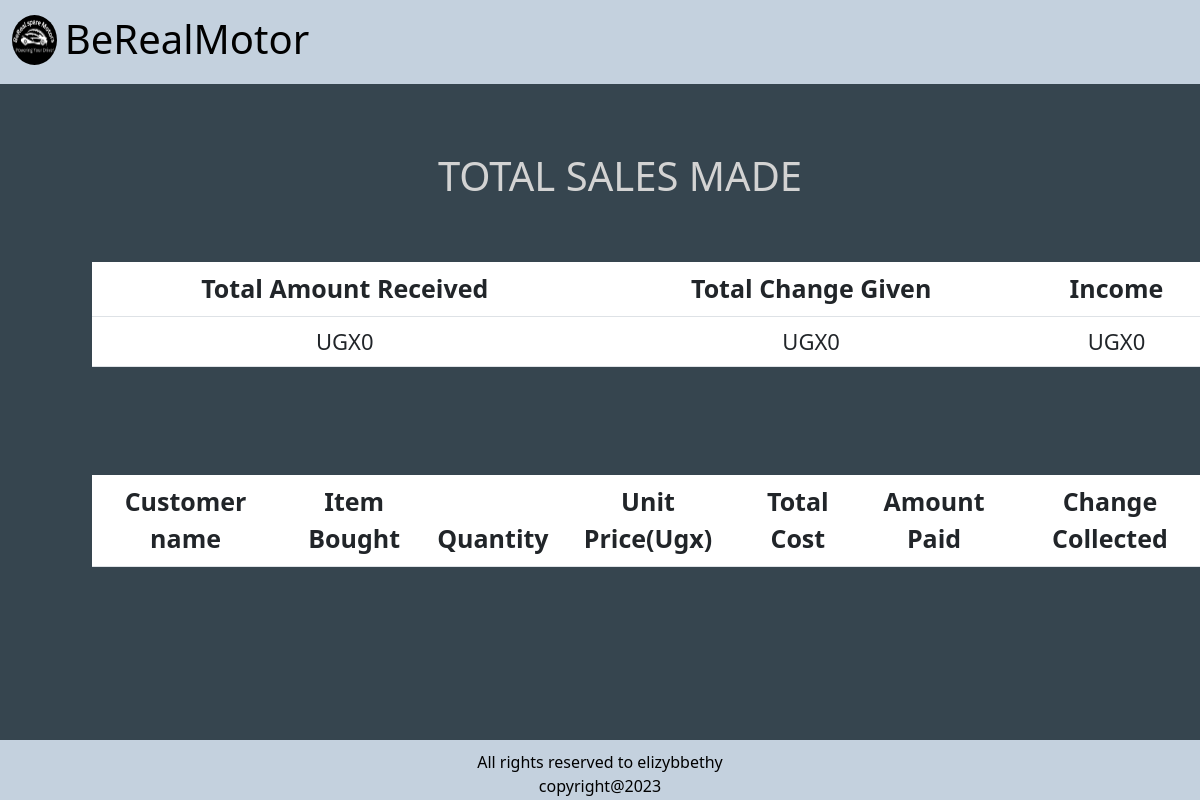
/all_sales/, run on an earlier commit of the app's database.
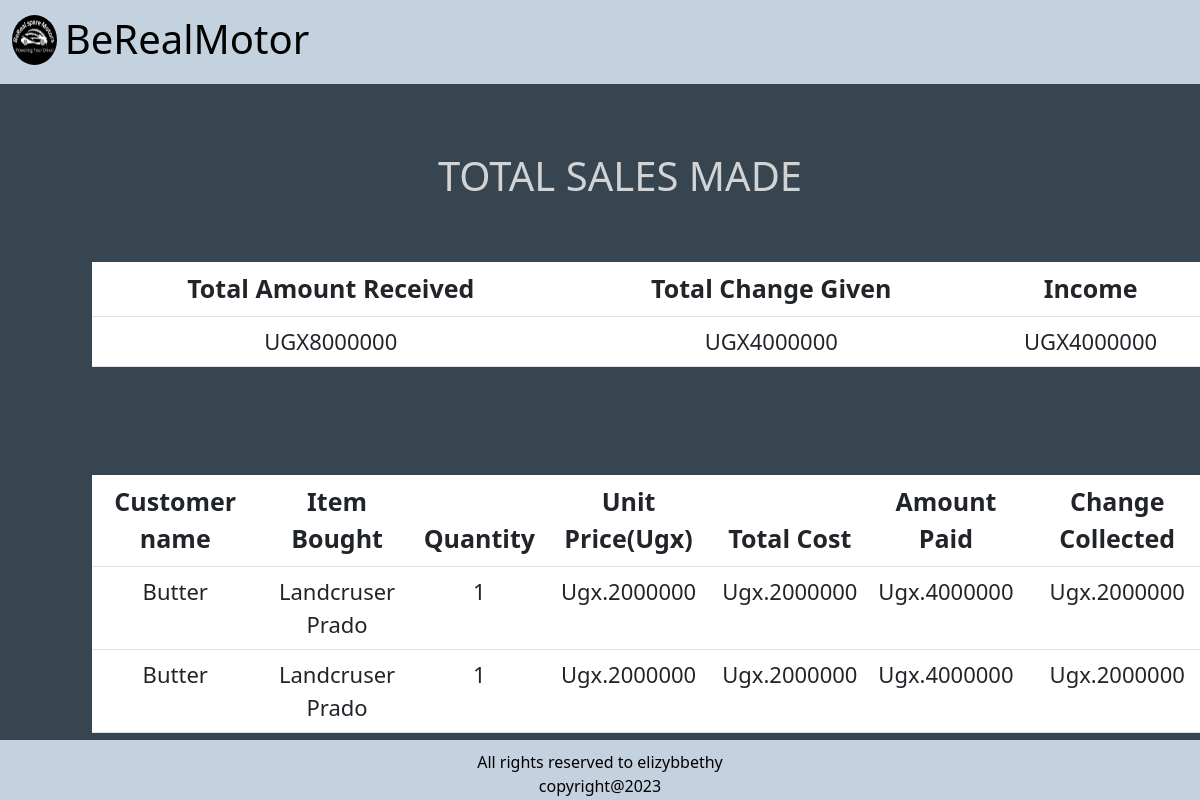
And on a later commit of the database.
### SpareApp/models.py (models this page shows, shortened)
class Sale(models.Model):
    part = models.ForeignKey(Product, on_delete=models.CASCADE, null=False, blank=False)
    quantity = models.IntegerField(default=0,null=False,blank=False)
    amount_received = models.IntegerField(default=0, null=False, blank=False)
    issued_to = models.CharField(max_length=100, null=True, blank=False)
    phone = models.CharField(max_length=30, null=True, blank=False)
    branch = models.CharField(max_length=50, null=True, blank=False)
    def get_total(self):
        total = self.quantity * self.part.unit_price
        return int(total)
    def get_change(self):
        change = self.get_total() - self.amount_received
        return abs(int(change))

class Product(models.Model):
    Category_name = models.ForeignKey(
        Category, on_delete=models.CASCADE, null=False, blank=False
    )
    part_name = models.CharField(max_length=50, null=False, blank=False)
    arrival_date = models.DateTimeField(default=timezone.now, null=False,blank=False)
    received_quantity = models.IntegerField(default=0, null=False,blank=False)
    issued_quantity= models.IntegerField(default=0, null=False,blank=False)
    total_quantity = models.IntegerField(default=0, null=False, blank=False)
    unit_price = models.IntegerField(default=0, null=True, blank=False)
    country_of_origin = models.CharField(max_length=50, null=True, blank=False)
    branch_name = models.CharField(max_length=50, null=True, blank=False)
    part_number = models.IntegerField(default=0,null=False,blank=False)
    def __str__(self):
        return self.part_name

### SpareApp/views.py (the view)
# urls.py: path('all_sales/', views.all_sales, name='all_sales'),
def all_sales(request):
    sales = Sale.objects.all()
    total = sum([items.amount_received for items in sales])
    change = sum([items.get_change() for items in sales])
    net = total - change
    return render(request, 'spare/all_sales.html',{'sales':sales, 'total':total, 'change':change,'net':net})

### templates/spare/all_sales.html (shortened to what this page needs)
{% extends 'spare/base.html'%} {% block content%}
<br></br>
<div class = "container">
<h1 class = "text-center" id="heading">TOTAL SALES MADE</h1><br>
  <table class="table" id="table">
    <thead class="thead-dark">
      <tr style="text-align: center;">
        <th scope="col">Total Amount Received</th>
        <th scope="col">Total Change Given</th>
        <th scope="col">Income</th>
      </tr>
    </thead>
    <tbody>
      <tr style="text-align: center;">
        <td>UGX{{total}}</td>
        <td>UGX{{change}}</td>
        <td>UGX{{net}}</td>
      </tr>
    </tbody>
  </table>
</div>
<br></br>
<div class = "container">
  <table class="table" id="table">
    <thead class="thead-dark">
      <tr style="text-align: center;">
        <th scope="col">Customer name</th>
        <th scope="col">Item Bought</th>
        <th scope="col">Quantity</th>
        <th scope="col">Unit Price(Ugx)</th>
        <th scope="col">Total Cost</th>
        <th scope="col">Amount Paid</th>
        <th scope="col">Change Collected</th>
      </tr>
    </thead>
    {% for sale in sales %}
    <tbody>
      <tr style="text-align: center;">
        <td>{{sale.issued_to | title}}</td>
        <td>{{sale.part | title}}</td>
        <td>{{sale.quantity}}</td>
        <td>Ugx.{{sale.part.unit_price}}</td>
        <td>Ugx.{{sale.get_total}}</td>
        <td>Ugx.{{sale.amount_received}}</td>
        <td>Ugx.{{sale.get_change}}</td>
      </tr>
    </tbody>
    {% endfor %}
  </table>
</div>
{% endblock%}

What changed in the data, as far as the page shows it:
added Sale: issued_to "Butter", part "Landcruser Prado", quantity "1", part.unit_price "2000000", get_total "2000000", amount_received "4000000", get_change "2000000"
added Sale: issued_to "Butter", part "Landcruser Prado", quantity "1", part.unit_price "2000000", get_total "2000000", amount_received "4000000", get_change "2000000"
Also different on the page:
{{ total }}: "0" → "8000000"
{{ change }}: "0" → "4000000"
{{ net }}: "0" → "4000000"
